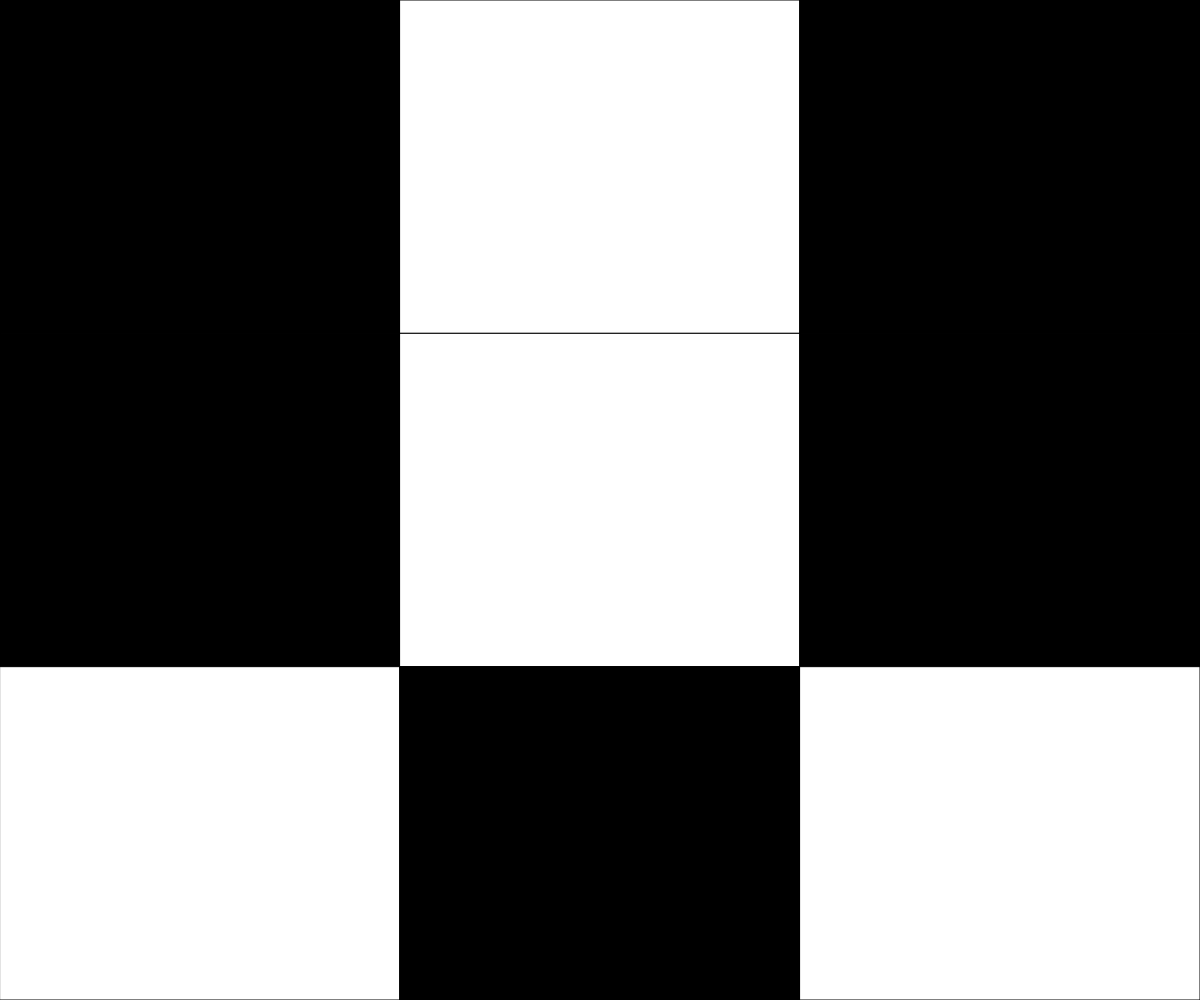
Frame 1 (no input)
Frame 60 (no input): identical to frame 1, image omitted
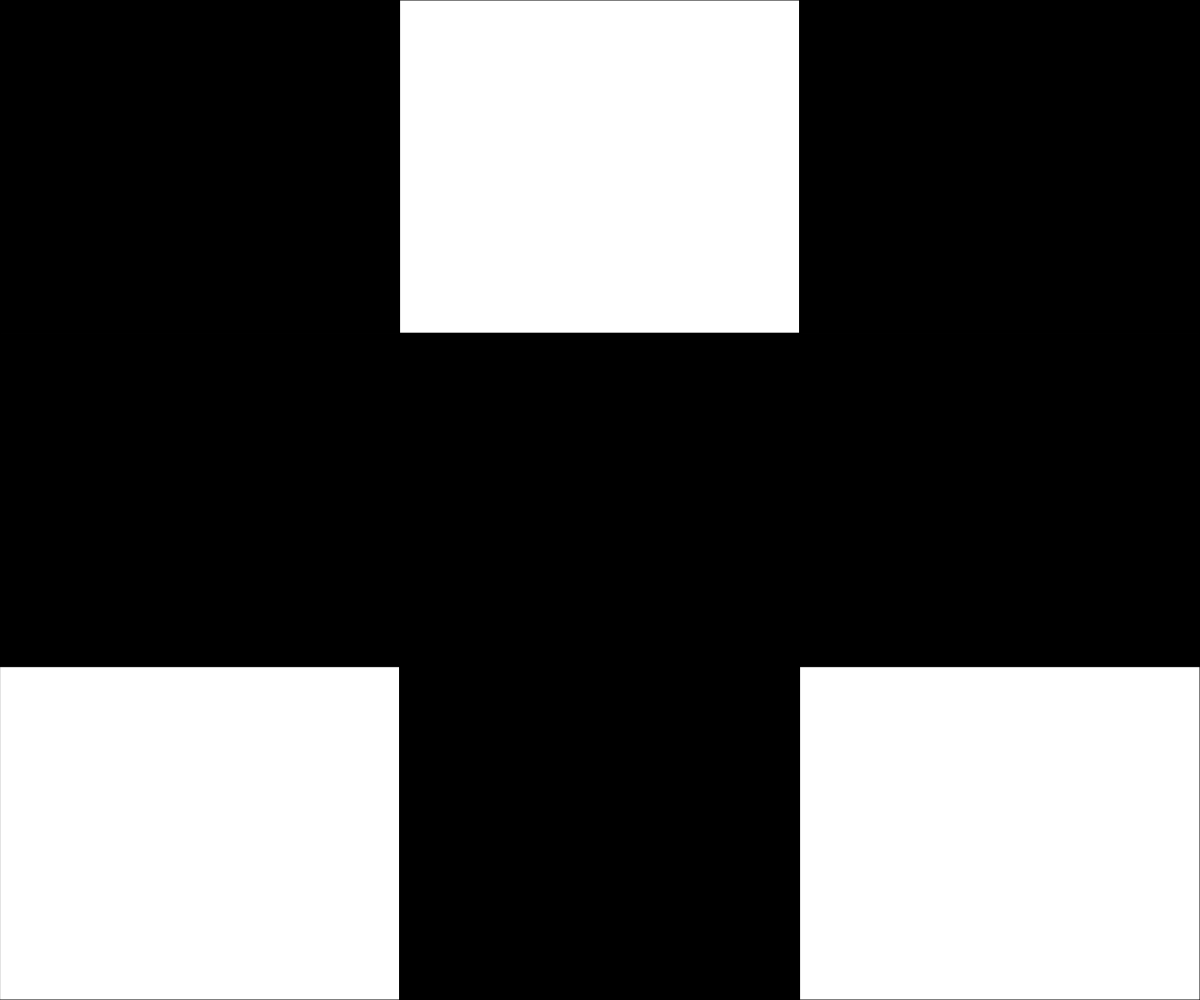
Frame 120 (the mouse pressed at the canvas centre since frame 60)

The p5.js sketch that drew these frames (run headless with seeded random() and noise() and a simulated clock; from frame 60 on, the mouse is pressed at the canvas centre):

// p5.js sketch
// ── sketch.js
// Project Title
// Your Name
// Date
//
// Extra for Experts:
// - describe what you did to take this project "above and beyond"

let grid = [[1, 0, 1],
  [1, 0, 1],
  [0, 1, 0]];

function setup() {
  createCanvas(windowWidth, windowHeight);
}


function draw() {
  background(220);
  displayGrid(grid);
}

function mousePressed() {
  console.log(mouseX, mouseY);
  let cellWidth = width / grid[0].length;
  let cellHeight = height / grid.length;

  let x = Math.floor(mouseX/cellWidth);
  let y = Math.floor(mouseY/cellHeight);

  if (grid[y][x] === 0) {
    grid[y][x] = 1;
  }
  else if (grid[y][x] === 1) {
    grid[y][x] = 0;
  }
}

function displayGrid(grid) {
  let cellWidth = width / grid[0].length;
  let cellHeight = height / grid.length;
  for (let y=0; y<grid.length; y++) {
    for (let x=0; x<grid[y].length; x++) {
      if (grid[y][x] === 0) {
        fill("white");
      }
      else if (grid[y][x] === 1) {
        fill("black");
      }
      rect(x*cellWidth, y*cellHeight, cellWidth, cellHeight);
    }
  }
}
